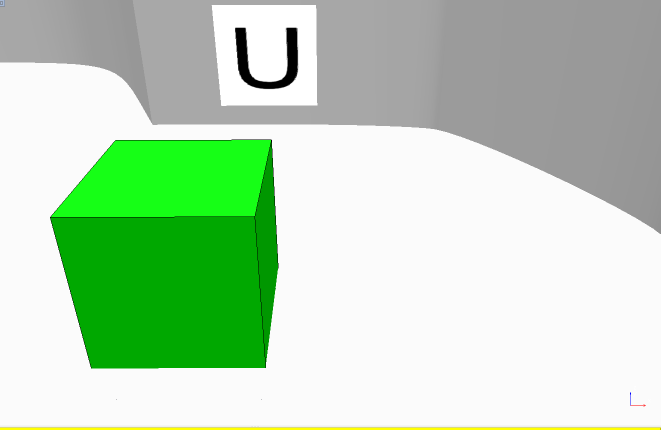
#> input picture docs/tutorials/Vision/img/vision.png, 1321 x 860 px (shown at 1/2 size)
$ python step2_image_ROI.py
#> lines starting #> are read from the running program, lines starting #| are printed output that depends on the picture; after the words box and inside, x2 and y2 are one past the last pixel; in counts of white or black regions, pixels touching at a corner belong together
"""
Example OpenCV ROI
Written by Fatemeh Pahlevan Aghababa, Amirreza Kabiri, MohammadHossein Goharinejad - 2020

"""
################################
##  OpenCV
################################
# OpenCV is one the greated libraries for machine vision,
# Although we can not cover all concepts of this library here
# But we trying to show you basic operation and most useful functions in this project


# if you haven't install opencv yet, please type "pip install opencv-python" in your terminal/command line.
import cv2
import numpy
import matplotlib.pyplot as plt

# Core Functions
img = cv2.imread('img/vision.png')  # Read image file
#> img is the input picture: shape (860, 1321, 3); mean B, G, R 184.6, 215.6, 186
print("Vision image size: ", img.shape) #(860, 1321, 3)
#| Vision image size:  (860, 1321, 3)

### Image ROI
# Sometimes, you will have to play with certain region of images.
# For eye detection in images,
# first perform face detection over the image until the face is found,
# then search within the face region for eyes.
# This approach improves accuracy (because eyes are always on faces :D )
# and performance (because we search for a small area).

## ROI is again obtained using Numpy indexing.
## Here I am selecting the ball and copying it to another region in the image:
box = img[250:750, 100:600]
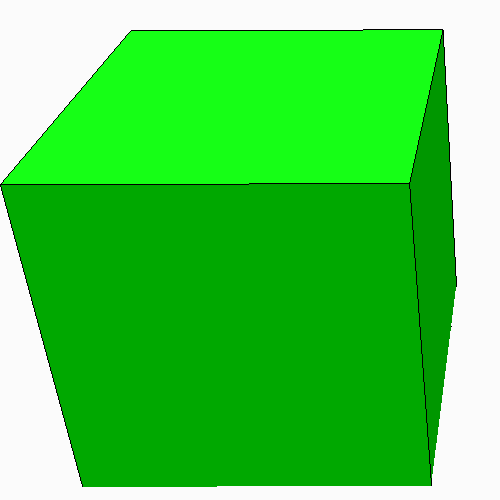
#> box: shape (500, 500, 3); mean B, G, R 73.3, 207.7, 73.3
img[250:750, 650:1150] = box
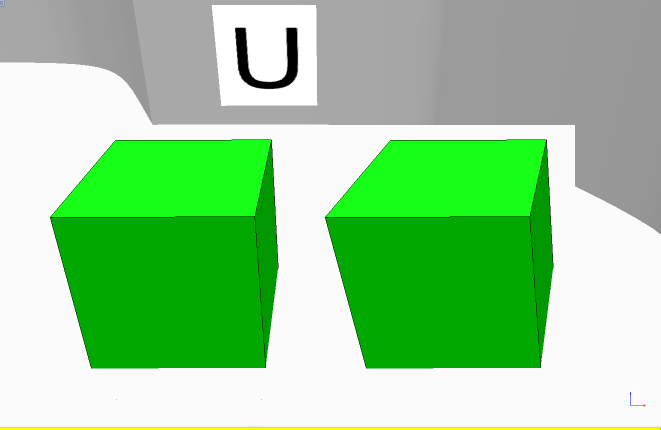
#> img: shape (860, 1321, 3) (shown at 1/2 size); 17.09% of pixels changed, all inside (x1, y1, x2, y2) = (650, 250, 1150, 737)

# Check the results below:
plt.subplot(111), plt.imshow(img, cmap='gray'), plt.title('ROI')  # Plot the Image
plt.show()  # Show the plotter window (You should see the image in a new window now)

"""    Image ROI    """
